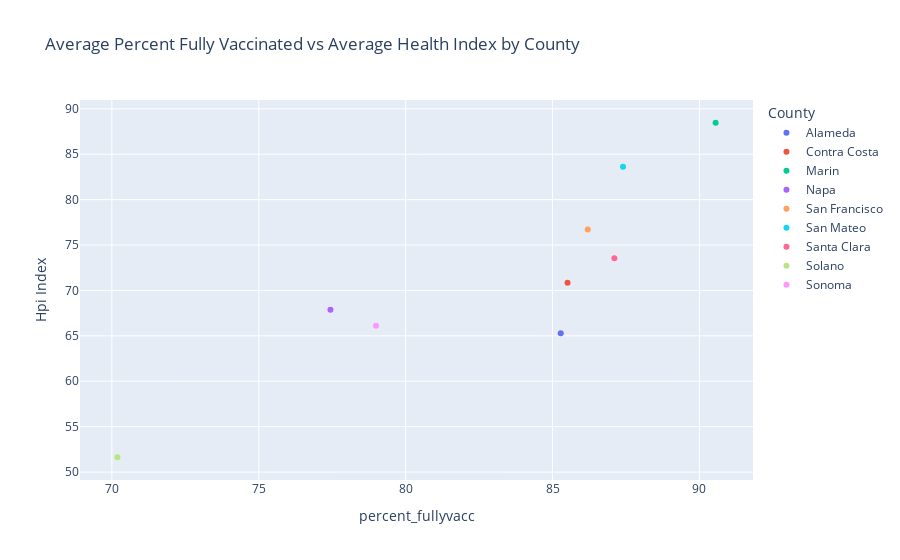

The code cell stored with this chart in its notebook:
### Code cell
plt.figure(figsize=(12, 8))
fig = px.scatter(health_index_avg, x = 'percent_fullyvacc', y = 'Hpi Index', color = 'County', title='Average Percent Fully Vaccinated vs Average Health Index by County')
fig.show()

### Figure 1 — Plotly figure (JSON) as saved in the notebook; plotly's stock layout.template omitted (floating-point values rounded to 4 significant figures)
{"data": [{"hovertemplate": "County=Alameda<br>percent_fullyvacc=%{x}<br>Hpi Index=%{y}<extra></extra>", "legendgroup": "Alameda", "marker": {"color": "#636efa", "symbol": "circle"}, "mode": "markers", "name": "Alameda", "orientation": "v", "showlegend": true, "type": "scatter", "x": [85.28], "xaxis": "x", "y": [65.28], "yaxis": "y"}, {"hovertemplate": "County=Contra Costa<br>percent_fullyvacc=%{x}<br>Hpi Index=%{y}<extra></extra>", "legendgroup": "Contra Costa", "marker": {"color": "#EF553B", "symbol": "circle"}, "mode": "markers", "name": "Contra Costa", "orientation": "v", "showlegend": true, "type": "scatter", "x": [85.51], "xaxis": "x", "y": [70.86], "yaxis": "y"}, {"hovertemplate": "County=Marin<br>percent_fullyvacc=%{x}<br>Hpi Index=%{y}<extra></extra>", "legendgroup": "Marin", "marker": {"color": "#00cc96", "symbol": "circle"}, "mode": "markers", "name": "Marin", "orientation": "v", "showlegend": true, "type": "scatter", "x": [90.55], "xaxis": "x", "y": [88.47], "yaxis": "y"}, {"hovertemplate": "County=Napa<br>percent_fullyvacc=%{x}<br>Hpi Index=%{y}<extra></extra>", "legendgroup": "Napa", "marker": {"color": "#ab63fa", "symbol": "circle"}, "mode": "markers", "name": "Napa", "orientation": "v", "showlegend": true, "type": "scatter", "x": [77.44], "xaxis": "x", "y": [67.87], "yaxis": "y"}, {"hovertemplate": "County=San Francisco<br>percent_fullyvacc=%{x}<br>Hpi Index=%{y}<extra></extra>", "legendgroup": "San Francisco", "marker": {"color": "#FFA15A", "symbol": "circle"}, "mode": "markers", "name": "San Francisco", "orientation": "v", "showlegend": true, "type": "scatter", "x": [86.2], "xaxis": "x", "y": [76.7], "yaxis": "y"}, {"hovertemplate": "County=San Mateo<br>percent_fullyvacc=%{x}<br>Hpi Index=%{y}<extra></extra>", "legendgroup": "San Mateo", "marker": {"color": "#19d3f3", "symbol": "circle"}, "mode": "markers", "name": "San Mateo", "orientation": "v", "showlegend": true, "type": "scatter", "x": [87.4], "xaxis": "x", "y": [83.61], "yaxis": "y"}, {"hovertemplate": "County=Santa Clara<br>percent_fullyvacc=%{x}<br>Hpi Index=%{y}<extra></extra>", "legendgroup": "Santa Clara", "marker": {"color": "#FF6692", "symbol": "circle"}, "mode": "markers", "name": "Santa Clara", "orientation": "v", "showlegend": true, "type": "scatter", "x": [87.1], "xaxis": "x", "y": [73.54], "yaxis": "y"}, {"hovertemplate": "County=Solano<br>percent_fullyvacc=%{x}<br>Hpi Index=%{y}<extra></extra>", "legendgroup": "Solano", "marker": {"color": "#B6E880", "symbol": "circle"}, "mode": "markers", "name": "Solano", "orientation": "v", "showlegend": true, "type": "scatter", "x": [70.19], "xaxis": "x", "y": [51.63], "yaxis": "y"}, {"hovertemplate": "County=Sonoma<br>percent_fullyvacc=%{x}<br>Hpi Index=%{y}<extra></extra>", "legendgroup": "Sonoma", "marker": {"color": "#FF97FF", "symbol": "circle"}, "mode": "markers", "name": "Sonoma", "orientation": "v", "showlegend": true, "type": "scatter", "x": [78.99], "xaxis": "x", "y": [66.12], "yaxis": "y"}], "layout": {"legend": {"title": {"text": "County"}, "tracegroupgap": 0}, "title": {"text": "Average Percent Fully Vaccinated vs Average Health Index by County"}, "xaxis": {"anchor": "y", "domain": [0, 1], "title": {"text": "percent_fullyvacc"}}, "yaxis": {"anchor": "x", "domain": [0, 1], "title": {"text": "Hpi Index"}}}}
